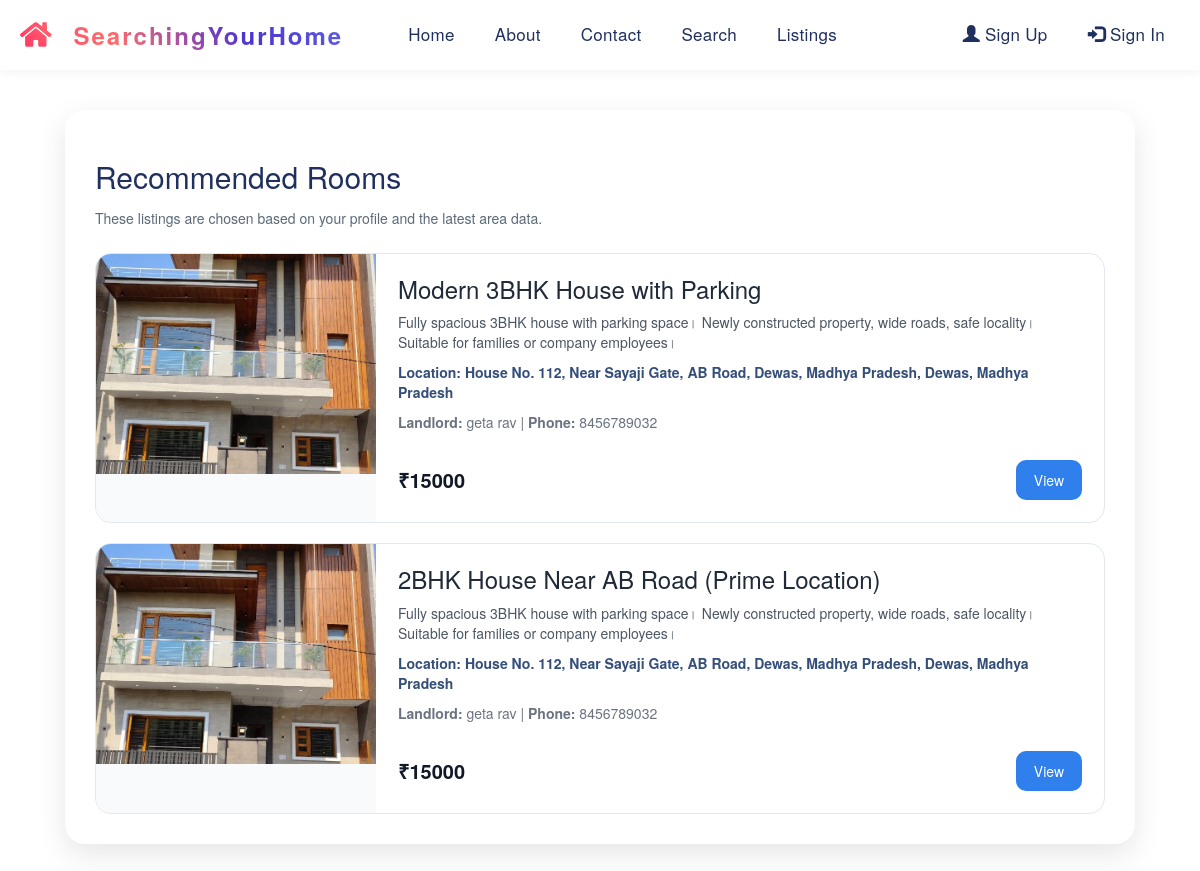
Page /recommendations on the committed database.
### Room/models.py (models this page shows, shortened)
class Property(models.Model):
    STATUS_CHOICES = [
        ('pending', 'Pending Approval'),
        ('approved', 'Approved'),
        ('rejected', 'Rejected'),
    ]
    landlord = models.ForeignKey(
        User,
        on_delete=models.CASCADE,
        related_name='properties',
        help_text='Landlord who owns this property'
    )
    title = models.CharField(
        max_length=200,
        help_text='Property title/name'
    )
    description = models.TextField(
        max_length=2000,
        help_text='Detailed property description'
    )
    rent = models.PositiveIntegerField(
        validators=[MinValueValidator(1)],
        help_text='Monthly rent amount (must be > 0)'
    )
    address = models.TextField(
        max_length=500,
        help_text='Complete address of the property'
    )
    state = models.ForeignKey(
        State,
        on_delete=models.SET_NULL,
        null=True,
        related_name='properties',
        help_text='State where property is located'
    )
    district = models.ForeignKey(
        District,
        on_delete=models.SET_NULL,
        null=True,
        related_name='properties',
        help_text='District where property is located'
    )
    area = models.ForeignKey(
        Area,
        on_delete=models.SET_NULL,
        null=True,
        blank=True,
        related_name='properties',
        help_text='Area/locality where property is located'
    )
    latitude = models.FloatField(
        validators=[MinValueValidator(-90), MaxValueValidator(90)],
        null=True,
        blank=True,
        help_text='Latitude (-90 to 90)'
    )
    longitude = models.FloatField(
        validators=[MinValueValidator(-180), MaxValueValidator(180)],
        null=True,
        blank=True,
        help_text='Longitude (-180 to 180)'
    )
    featured_image = models.ImageField(
        upload_to='properties/',
        help_text='Main property image'
    )
    status = models.CharField(
        max_length=20,
        choices=STATUS_CHOICES,
        default='pending',
        help_text='Approval status'
    )
    created_at = models.DateTimeField(auto_now_add=True)
    updated_at = models.DateTimeField(auto_now=True)
    class Meta:
        verbose_name_plural = 'Properties'
        ordering = ['-created_at']
        db_table = 'property'
        indexes = [
            models.Index(fields=['landlord']),
            models.Index(fields=['status']),
            models.Index(fields=['district']),
            models.Index(fields=['-created_at']),
        ]

class District(models.Model):
    state = models.ForeignKey(
        State,
        on_delete=models.CASCADE,
        related_name='districts',
        help_text='State this district belongs to'
    )
    name = models.CharField(
        max_length=100,
        help_text='District name'
    )
    created_at = models.DateTimeField(auto_now_add=True)
    class Meta:
        verbose_name_plural = 'Districts'
        unique_together = ('state', 'name')
        ordering = ['state', 'name']
        db_table = 'district'
        indexes = [
            models.Index(fields=['state']),
        ]

class State(models.Model):
    name = models.CharField(
        max_length=100,
        unique=True,
        db_index=True,
        help_text='State or region name'
    )
    created_at = models.DateTimeField(auto_now_add=True)
    class Meta:
        verbose_name_plural = 'States'
        ordering = ['name']
        db_table = 'state'

class UserProfile(models.Model):
    ROLE_CHOICES = [
        ('tenant', 'Tenant'),
        ('landlord', 'Landlord'),
    ]
    GENDER_CHOICES = [
        ('M', 'Male'),
        ('F', 'Female'),
        ('O', 'Other'),
    ]
    user = models.OneToOneField(User, on_delete=models.CASCADE, related_name='profile')
    role = models.CharField(
        max_length=20,
        choices=ROLE_CHOICES,
        default='tenant',
        help_text='User role: tenant or landlord'
    )
    phone = models.CharField(
        max_length=15,
        blank=True,
        null=True,
        validators=[RegexValidator(r'^\d{10}$', 'Phone must be 10 digits')],
        help_text='10-digit phone number'
    )
    address = models.TextField(
        max_length=300,
        blank=True,
        null=True,
        help_text='User address'
    )
    gender = models.CharField(
        max_length=1,
        choices=GENDER_CHOICES,
        blank=True,
        null=True
    )
    profile_picture = models.ImageField(
        upload_to='profile_pics/',
        blank=True,
        null=True,
        help_text='User profile picture'
    )
    birth_date = models.DateField(
        blank=True,
        null=True,
        help_text='Date of birth'
    )
    bio = models.TextField(
        max_length=500,
        blank=True,
        help_text='Short biography'
    )
    created_at = models.DateTimeField(auto_now_add=True)
    updated_at = models.DateTimeField(auto_now=True)
    class Meta:
        verbose_name_plural = 'User Profiles'
        ordering = ['-created_at']
        db_table = 'userprofile'
        indexes = [
            models.Index(fields=['user']),
            models.Index(fields=['role']),
        ]

### Room/views.py (the view)
# urls.py: path('recommendations', recommendations, name='recommendations'),
def recommendations(request):
    rooms = recommend_rooms(request.user, top=8)
    prefs = get_user_preferences(request.user) if request.user.is_authenticated else {}
    d = {
        'rooms': rooms,
        'prefs': prefs,
    }
    return render(request, 'recommendations.html', d)

### Room/ml.py (called while the page is built, shortened)
def recommend_rooms(user=None, top=6):
    base = Property.objects.filter(status='approved')
    if not user or not getattr(user, 'is_authenticated', False):
        return base.order_by('-id')[:top]

### Room/templates/recommendations.html
{% extends 'navigation.html' %}
{% load static %}
{% block body %}
<div class="container" style="max-width: 1100px; margin: 40px auto;">
    <div style="background: white; padding: 30px; border-radius: 20px; box-shadow: 0 10px 30px rgba(0,0,0,0.1);">
        <h2 style="color: #20305E; margin-bottom: 15px;">Recommended Rooms</h2>
        {% if prefs.preferred_state or prefs.preferred_district %}
            <p style="color: #5a6978; margin-bottom: 8px;">Based on your recent searches and views, we recommend rooms from</p>
            <p style="color: #334155; margin-bottom: 25px; font-weight:600;">
                {% if prefs.preferred_district %}
                    {{ prefs.preferred_district.name }}, {{ prefs.preferred_district.state.name }}
                {% elif prefs.preferred_state %}
                    {{ prefs.preferred_state.name }}
                {% endif %}
                {% if prefs.avg_rent_preference %} around ₹{{ prefs.avg_rent_preference|floatformat:0 }}{% endif %}
            </p>
        {% else %}
            <p style="color: #5a6978; margin-bottom: 25px;">These listings are chosen based on your profile and the latest area data.</p>
        {% endif %}
        <div style="display: grid; gap: 20px;">
            {% if rooms %}
                {% for room in rooms %}
                <div style="border: 1px solid #e2e8f0; border-radius: 16px; overflow: hidden; display: grid; grid-template-columns: 280px 1fr; gap: 0;">
                    <div style="min-height: 220px; background:#f8fafc;">
                        {% if room.featured_image %}
                        <img src="{{ room.featured_image.url }}" alt="{{ room.title }}" style="width:100%; height:220px; object-fit:cover;">
                        {% endif %}
                    </div>
                    <div style="padding: 22px; display:flex; flex-direction:column; justify-content:space-between;">
                        <div>
                            <h3 style="margin-top:0; color:#1f2937;">{{ room.title }}</h3>
                            <p style="color:#4b5563; margin: 10px 0;">{{ room.description }}</p>
                            <p style="color:#344e7a; font-weight:600;">Location: {{ room.address }}, {{ room.district.name }}, {{ room.state.name }}</p>
                            <p style="color:#6b7280; margin: 8px 0;">
                                <strong>Landlord:</strong> {{ room.landlord.get_full_name|default:room.landlord.username }}
                                {% if room.landlord.profile.phone %}
                                    | <strong>Phone:</strong> {{ room.landlord.profile.phone }}
                                {% endif %}
                            </p>
                        </div>
                        <div style="display:flex; align-items:center; justify-content:space-between; gap:12px; margin-top:20px;">
                            <span style="font-size: 20px; font-weight:700; color:#111827;">₹{{ room.rent }}</span>
                            <a href="{% url 'detail' room.id %}" style="padding: 10px 18px; background:#2f80ed; color:white; border-radius:10px; text-decoration:none;">View</a>
                        </div>
                    </div>
                </div>
                {% endfor %}
            {% else %}
                <p style="color:#4b5563;">No recommendations available yet. Add more listings or update your profile to improve recommendations.</p>
            {% endif %}
        </div>
    </div>
</div>
{% endblock %}

### Room/templates/navigation.html (style rules this page uses)
a { text-decoration: none; transition: all 0.3s ease; }
.container, .content-wrapper { margin-top: 100px; }

### rows in the picture
Property: featured_image (picture), title "Modern 3BHK House with Parking", description "Fully spacious 3BHK house with parking space। Newly constructed property, wide roads, safe locality। Suitable for families or company employees।", address "House No. 112, Near Sayaji Gate, AB Road, Dewas, Madhya Pradesh", district.name "Dewas", state.name "Madhya Pradesh", landlord.get_full_name "geta rav", landlord.profile.phone "8456789032", rent "15000"
Property: featured_image (picture), title "2BHK House Near AB Road (Prime Location)", description "Fully spacious 3BHK house with parking space। Newly constructed property, wide roads, safe locality। Suitable for families or company employees।", address "House No. 112, Near Sayaji Gate, AB Road, Dewas, Madhya Pradesh", district.name "Dewas", state.name "Madhya Pradesh", landlord.get_full_name "geta rav", landlord.profile.phone "8456789032", rent "15000"
